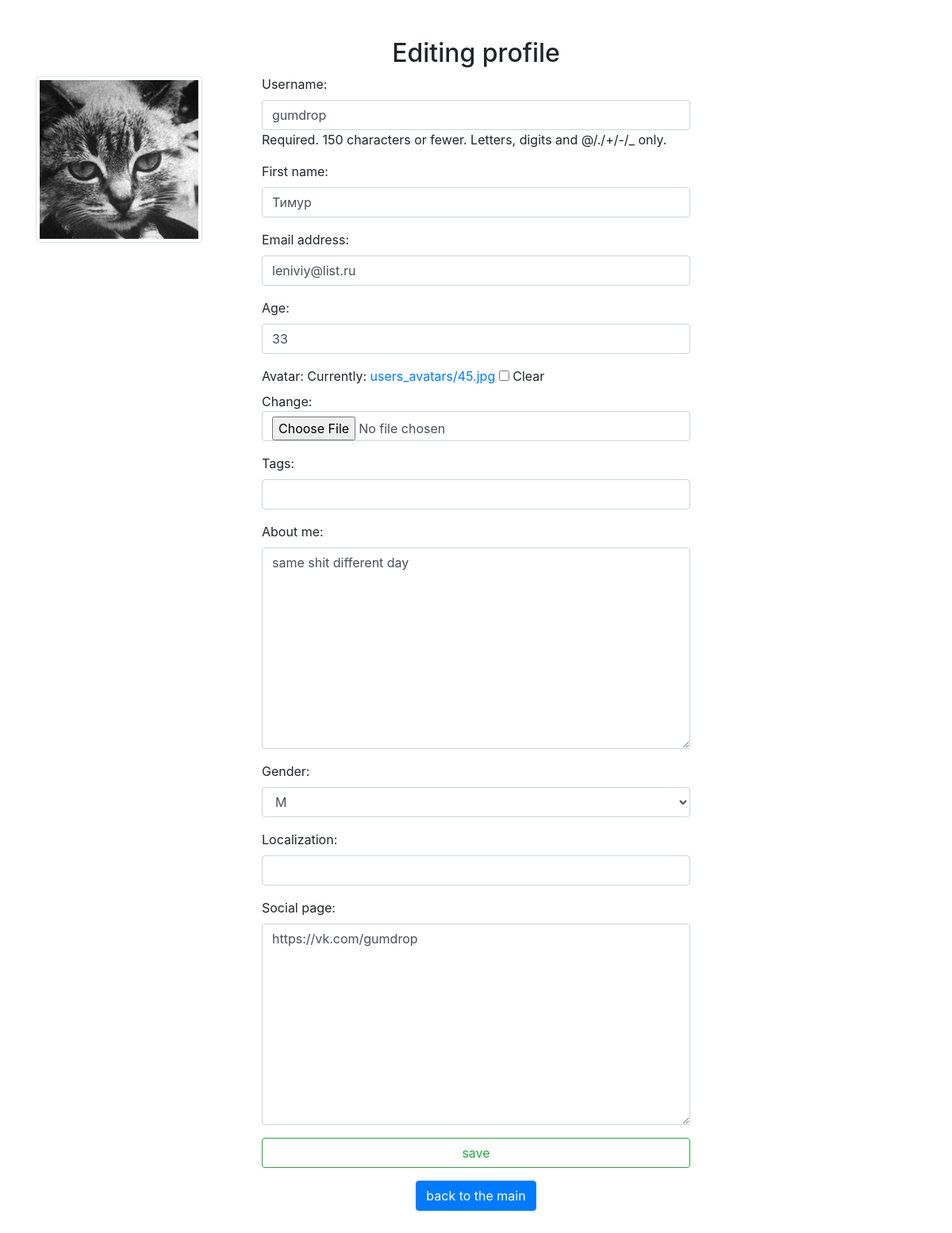
The page /auth/edit/ (signed in) on the database its author committed.
### authapp/models.py (models this page shows, shortened)
class ShopUser(AbstractUser):
    avatar = models.ImageField(upload_to='users_avatars', blank=True)
    age = models.PositiveSmallIntegerField(verbose_name='age', default=18)
    activation_key = models.CharField(max_length=128, blank=True)
    activation_key_expires = models.DateTimeField(default=(now() + timedelta(hours=48)))

class ShopUserProfile(models.Model):
    MALE = 'M'
    FEMALE = 'F'
    GENDER_CHOICES = (
        (MALE, 'M'),
        (FEMALE, 'F')
    )
    user = models.OneToOneField(ShopUser, unique=True, null=False, db_index=True, on_delete=models.CASCADE)
    tagline = models.CharField(verbose_name='tags', max_length=128, blank=True)
    about_me = models.TextField(verbose_name='about me', max_length=512, blank=True)
    gender = models.CharField(verbose_name='gender', max_length=1, choices=GENDER_CHOICES, blank=True)
    localization = models.CharField(verbose_name='localization', max_length=30, blank=True)
    social_page = models.TextField(verbose_name='social page', max_length=512, blank=True)

### authapp/views.py (the view)
# urls.py: path('edit/', authapp.edit, name='edit'),
@transaction.atomic
def edit(request):
    title = 'edit'
    if request.method == 'POST':
        edit_form = ShopUserEditForm(request.POST, request.FILES, instance=request.user)
        profile_form = ShopUserProfileEditForm(request.POST, instance=request.user.shopuserprofile)
        if edit_form.is_valid() and profile_form.is_valid():
            edit_form.save()
            return HttpResponseRedirect(reverse('auth:edit'))
    else:
        edit_form = ShopUserEditForm(instance=request.user)
        profile_form = ShopUserProfileEditForm(instance=request.user.shopuserprofile)
    content = {'title': title, 'edit_form': edit_form, 'profile_form': profile_form}
    return render(request, 'authapp/edit.html', content)

### authapp/forms.py (shortened to what this page needs)
class ShopUserEditForm(UserChangeForm):
    class Meta:
        model = ShopUser
        fields = ('username', 'first_name', 'email', 'age', 'avatar', 'password')
    def __init__(self, *args, **kwargs):
        super().__init__(*args, **kwargs)
        for field_name, field in self.fields.items():
            field.widget.attrs['class'] = 'form-control'
            if field_name == 'password':
                field.widget = forms.HiddenInput()

class ShopUserProfileEditForm(forms.ModelForm):
    class Meta:
        model = ShopUserProfile
        fields = ('tagline', 'about_me', 'gender', 'localization', 'social_page')
    def __init__(self, *args, **kwargs):
        super(ShopUserProfileEditForm, self).__init__(*args, **kwargs)
        for field_name, field in self.fields.items():
            field.widget.attrs['class'] = 'form-control'

### mainapp/context_processors.py (called while the page is built)
def shopping_cart(request):
    shopping_cart = []
    if request.user.is_authenticated:
        shopping_cart = ShoppingCart.objects.filter(user=request.user)
    return {
        'shopping_cart':
            shopping_cart,
    }

### authapp/templates/authapp/edit.html (shortened to what this page needs)
{% extends 'authapp/base.html' %}
{% load static %}
{% block content %}
    <div class="container mt-5">
    <div class="row">
    <div class="col mt-5">
        {% if not user.avatar == '' %}
        <img src="/media/{{ user.avatar }}" alt="avatar" class="img-thumbnail rounded float-left">
    {% endif %}
    </div>
    <div class="col-6">
            {% include 'authapp/includes/inc_body_head.html' %}
    <form class="form-group" action="{% url 'auth:edit' %}" method="post" enctype="multipart/form-data">
        {{ edit_form.as_p }}
        {{ profile_form.as_p }}
        <input class="form-control btn btn-outline-success" type="submit" value="save">
    </form>
    </div>
    <div class="col"></div>
    </div>
    </div>
    <div class="container text-center mb-5">
    <div class="row">
        <div class="col"></div>
        <div class="col-6">
            <a href="{% url 'main' %}" class="btn btn-primary" role="button">
            back to the main
        </a>
        </div>
        <div class="col"></div>
    </div>
    </div>
{% endblock %}

### rows shown on the page
ShopUser: avatar (picture), username "gumdrop", first_name "Тимур", email "leniviy@list.ru", age "33"
ShopUserProfile: about_me "same shit different day", gender "M", social_page "https://vk.com/gumdrop"
